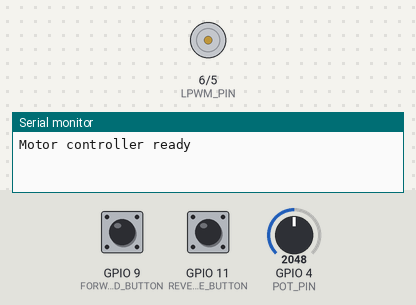
The sketch below on a simulated ESP32-S3. Parts: motor-driver pin pairs drawn as motors (green arrow = first pin HIGH = forward, orange = second pin HIGH = backward, longer = more drive), the last lines printed to the serial monitor. Inputs (shaded band) come from the test bench; at power-on: GPIO 9 (FORWARD_BUTTON) HIGH, GPIO 11 (REVERSE_BUTTON) HIGH, GPIO 4 (POT_PIN) = 2048 (analog values on the 0–4095 scale).

Above: at 2.2 s.
2.3 s: GPIO 9 (FORWARD_BUTTON) pulled LOW for 0.15 s
At 2.38 s:
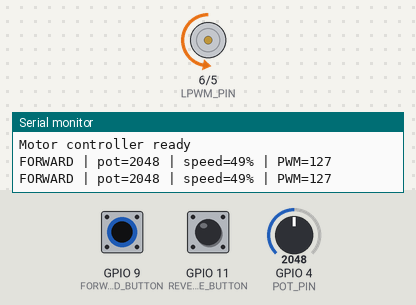
3.9 s: GPIO 11 (REVERSE_BUTTON) pulled LOW for 0.15 s
At 3.98 s:
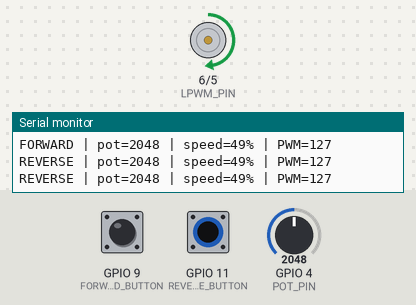
5.5 s: GPIO 11 (REVERSE_BUTTON) pulled LOW for 3.2 s
At 9.9 s:
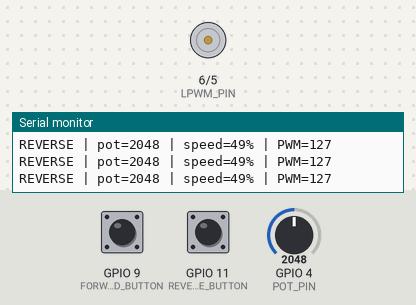
10.2 s: GPIO 9 (FORWARD_BUTTON) pulled LOW for 1 s
At 11.0 s:
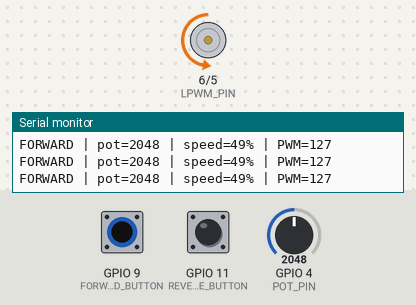
12.7 s: GPIO 9 (FORWARD_BUTTON) pulled LOW for 3.2 s
At 16.3 s:
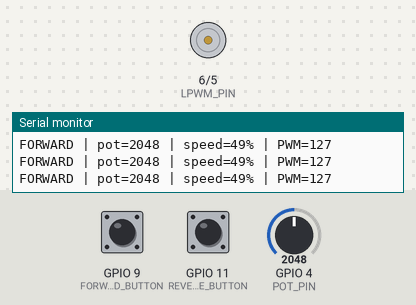
Timing chart, 0 to 17.8 s (numbered marks = the images above; inputs shaded):
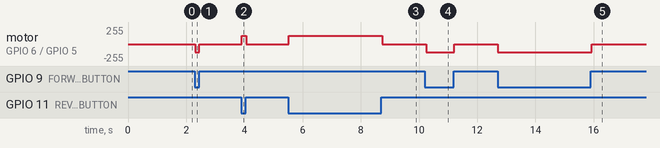

Measured:
- after the input at 2.3 s, motor on GPIO 6 (LPWM_PIN) / GPIO 5 (RPWM_PIN): stopped → backward 127/255 at once, → stopped 0.15 s later
- after the input at 3.9 s, motor on GPIO 6 (LPWM_PIN) / GPIO 5 (RPWM_PIN): stopped → forward 127/255 at once, → stopped 0.15 s later
- after the input at 5.5 s, motor on GPIO 6 (LPWM_PIN) / GPIO 5 (RPWM_PIN): stopped → forward 127/255 at once, → stopped 3.2 s later
- after the input at 10.2 s, motor on GPIO 6 (LPWM_PIN) / GPIO 5 (RPWM_PIN): stopped → backward 127/255 after 0.05 s, → stopped 0.96 s later
- after the input at 12.7 s, motor on GPIO 6 (LPWM_PIN) / GPIO 5 (RPWM_PIN): stopped → backward 127/255 at once, → stopped 3.2 s later

The sketch:

BTS7960_driver_test.ino
```cpp
const int FORWARD_BUTTON = 9;
const int REVERSE_BUTTON = 11;
const int POT_PIN = 4;

const int RPWM_PIN = 5;
const int LPWM_PIN = 6;

int previousDirection = 0;

void stopMotor() {
  ledcWrite(RPWM_PIN, 0);
  ledcWrite(LPWM_PIN, 0);
}

void setup() {
  Serial.begin(115200);
  delay(1000);

  pinMode(FORWARD_BUTTON, INPUT_PULLUP);
  pinMode(REVERSE_BUTTON, INPUT_PULLUP);

  analogReadResolution(12);

  ledcAttach(RPWM_PIN, 20000, 8);
  ledcAttach(LPWM_PIN, 20000, 8);

  stopMotor();

  Serial.println("Motor controller ready");
}

void loop() {
  bool forwardPressed =
      digitalRead(FORWARD_BUTTON) == LOW;

  bool reversePressed =
      digitalRead(REVERSE_BUTTON) == LOW;

  int potValue = analogRead(POT_PIN);
  int motorSpeed = map(potValue, 0, 4095, 0, 255);
  int speedPercent = map(motorSpeed, 0, 255, 0, 100);

  if (motorSpeed < 8) {
    motorSpeed = 0;
  }

  int requestedDirection = 0;

  if (forwardPressed && !reversePressed) {
    requestedDirection = 1;
  } else if (reversePressed && !forwardPressed) {
    requestedDirection = -1;
  }

  // Stop briefly before directly reversing.
  if (requestedDirection != 0 &&
      previousDirection != 0 &&
      requestedDirection != previousDirection) {
    stopMotor();
    delay(250);
  }

  if (requestedDirection == 1) {
    ledcWrite(LPWM_PIN, 0);
    ledcWrite(RPWM_PIN, motorSpeed);

    Serial.printf(
      "FORWARD | pot=%d | speed=%d%% | PWM=%d\n",
      potValue, speedPercent, motorSpeed
    );
  } else if (requestedDirection == -1) {
    ledcWrite(RPWM_PIN, 0);
    ledcWrite(LPWM_PIN, motorSpeed);

    Serial.printf(
      "REVERSE | pot=%d | speed=%d%% | PWM=%d\n",
      potValue, speedPercent, motorSpeed
    );
  } else {
    stopMotor();

    if (forwardPressed && reversePressed) {
      Serial.println("BOTH PRESSED — STOP");
    }
  }

  previousDirection = requestedDirection;
  delay(50);
}
```
